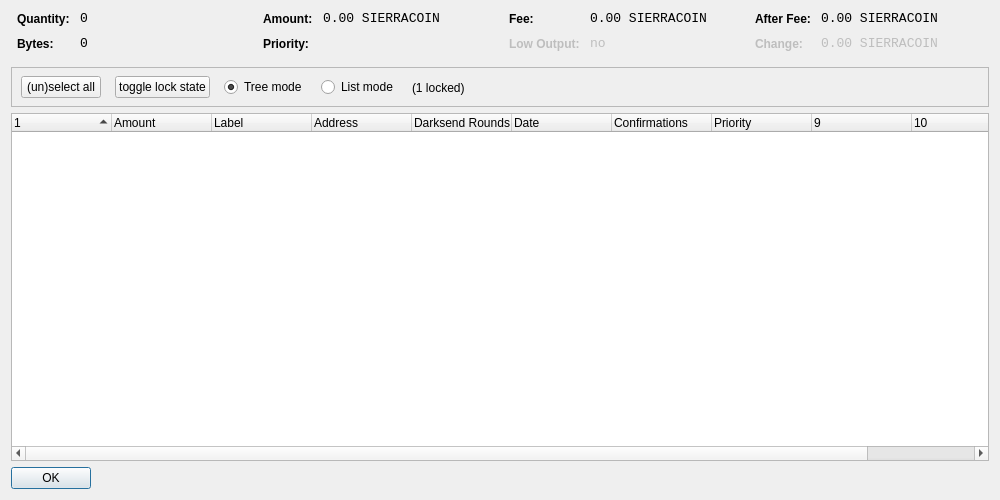
<?xml version="1.0" encoding="UTF-8"?>
<ui version="4.0">
 <class>CoinControlDialog</class>
 <widget class="QDialog" name="CoinControlDialog">
  <property name="geometry">
   <rect>
    <x>0</x>
    <y>0</y>
    <width>1000</width>
    <height>500</height>
   </rect>
  </property>
  <property name="windowTitle">
   <string>Coin Control</string>
  </property>
  <layout class="QVBoxLayout" name="verticalLayout">
   <item>
    <layout class="QHBoxLayout" name="horizontalLayoutTop" stretch="0,0,0,0">
     <property name="topMargin">
      <number>0</number>
     </property>
     <property name="bottomMargin">
      <number>10</number>
     </property>
     <item>
      <layout class="QFormLayout" name="formLayoutCoinControl1">
       <property name="horizontalSpacing">
        <number>10</number>
       </property>
       <property name="verticalSpacing">
        <number>10</number>
       </property>
       <property name="leftMargin">
        <number>6</number>
       </property>
       <property name="rightMargin">
        <number>6</number>
       </property>
       <item row="0" column="0">
        <widget class="QLabel" name="labelCoinControlQuantityText">
         <property name="styleSheet">
          <string notr="true">font-weight:bold;</string>
         </property>
         <property name="text">
          <string>Quantity:</string>
         </property>
        </widget>
       </item>
       <item row="0" column="1">
        <widget class="QLabel" name="labelCoinControlQuantity">
         <property name="font">
          <font>
           <family>Monospace</family>
           <pointsize>10</pointsize>
          </font>
         </property>
         <property name="cursor">
          <cursorShape>IBeamCursor</cursorShape>
         </property>
         <property name="contextMenuPolicy">
          <enum>Qt::ActionsContextMenu</enum>
         </property>
         <property name="text">
          <string notr="true">0</string>
         </property>
         <property name="textInteractionFlags">
          <set>Qt::LinksAccessibleByMouse|Qt::TextSelectableByKeyboard|Qt::TextSelectableByMouse</set>
         </property>
        </widget>
       </item>
       <item row="1" column="0">
        <widget class="QLabel" name="labelCoinControlBytesText">
         <property name="styleSheet">
          <string notr="true">font-weight:bold;</string>
         </property>
         <property name="text">
          <string>Bytes:</string>
         </property>
        </widget>
       </item>
       <item row="1" column="1">
        <widget class="QLabel" name="labelCoinControlBytes">
         <property name="font">
          <font>
           <family>Monospace</family>
           <pointsize>10</pointsize>
          </font>
         </property>
         <property name="cursor">
          <cursorShape>IBeamCursor</cursorShape>
         </property>
         <property name="contextMenuPolicy">
          <enum>Qt::ActionsContextMenu</enum>
         </property>
         <property name="text">
          <string notr="true">0</string>
         </property>
         <property name="textInteractionFlags">
          <set>Qt::LinksAccessibleByMouse|Qt::TextSelectableByKeyboard|Qt::TextSelectableByMouse</set>
         </property>
        </widget>
       </item>
      </layout>
     </item>
     <item>
      <layout class="QFormLayout" name="formLayoutCoinControl2">
       <property name="horizontalSpacing">
        <number>10</number>
       </property>
       <property name="verticalSpacing">
        <number>10</number>
       </property>
       <property name="leftMargin">
        <number>6</number>
       </property>
       <property name="rightMargin">
        <number>6</number>
       </property>
       <item row="0" column="0">
        <widget class="QLabel" name="labelCoinControlAmountText">
         <property name="styleSheet">
          <string notr="true">font-weight:bold;</string>
         </property>
         <property name="text">
          <string>Amount:</string>
         </property>
        </widget>
       </item>
       <item row="0" column="1">
        <widget class="QLabel" name="labelCoinControlAmount">
         <property name="font">
          <font>
           <family>Monospace</family>
           <pointsize>10</pointsize>
          </font>
         </property>
         <property name="cursor">
          <cursorShape>IBeamCursor</cursorShape>
         </property>
         <property name="contextMenuPolicy">
          <enum>Qt::ActionsContextMenu</enum>
         </property>
         <property name="text">
          <string notr="true">0.00 SIERRACOIN</string>
         </property>
         <property name="textInteractionFlags">
          <set>Qt::LinksAccessibleByMouse|Qt::TextSelectableByKeyboard|Qt::TextSelectableByMouse</set>
         </property>
        </widget>
       </item>
       <item row="1" column="0">
        <widget class="QLabel" name="labelCoinControlPriorityText">
         <property name="styleSheet">
          <string notr="true">font-weight:bold;</string>
         </property>
         <property name="text">
          <string>Priority:</string>
         </property>
        </widget>
       </item>
       <item row="1" column="1">
        <widget class="QLabel" name="labelCoinControlPriority">
         <property name="font">
          <font>
           <family>Monospace</family>
           <pointsize>10</pointsize>
          </font>
         </property>
         <property name="cursor">
          <cursorShape>IBeamCursor</cursorShape>
         </property>
         <property name="contextMenuPolicy">
          <enum>Qt::ActionsContextMenu</enum>
         </property>
         <property name="text">
          <string/>
         </property>
         <property name="textInteractionFlags">
          <set>Qt::LinksAccessibleByMouse|Qt::TextSelectableByKeyboard|Qt::TextSelectableByMouse</set>
         </property>
        </widget>
       </item>
      </layout>
     </item>
     <item>
      <layout class="QFormLayout" name="formLayoutCoinControl3">
       <property name="horizontalSpacing">
        <number>10</number>
       </property>
       <property name="verticalSpacing">
        <number>10</number>
       </property>
       <property name="leftMargin">
        <number>6</number>
       </property>
       <property name="rightMargin">
        <number>6</number>
       </property>
       <item row="0" column="0">
        <widget class="QLabel" name="labelCoinControlFeeText">
         <property name="styleSheet">
          <string notr="true">font-weight:bold;</string>
         </property>
         <property name="text">
          <string>Fee:</string>
         </property>
        </widget>
       </item>
       <item row="0" column="1">
        <widget class="QLabel" name="labelCoinControlFee">
         <property name="font">
          <font>
           <family>Monospace</family>
           <pointsize>10</pointsize>
          </font>
         </property>
         <property name="cursor">
          <cursorShape>IBeamCursor</cursorShape>
         </property>
         <property name="contextMenuPolicy">
          <enum>Qt::ActionsContextMenu</enum>
         </property>
         <property name="text">
          <string notr="true">0.00 SIERRACOIN</string>
         </property>
         <property name="textInteractionFlags">
          <set>Qt::LinksAccessibleByMouse|Qt::TextSelectableByKeyboard|Qt::TextSelectableByMouse</set>
         </property>
        </widget>
       </item>
       <item row="1" column="0">
        <widget class="QLabel" name="labelCoinControlLowOutputText">
         <property name="enabled">
          <bool>false</bool>
         </property>
         <property name="styleSheet">
          <string notr="true">font-weight:bold;</string>
         </property>
         <property name="text">
          <string>Low Output:</string>
         </property>
        </widget>
       </item>
       <item row="1" column="1">
        <widget class="QLabel" name="labelCoinControlLowOutput">
         <property name="enabled">
          <bool>false</bool>
         </property>
         <property name="font">
          <font>
           <family>Monospace</family>
           <pointsize>10</pointsize>
          </font>
         </property>
         <property name="cursor">
          <cursorShape>IBeamCursor</cursorShape>
         </property>
         <property name="contextMenuPolicy">
          <enum>Qt::ActionsContextMenu</enum>
         </property>
         <property name="text">
          <string notr="true">no</string>
         </property>
         <property name="textInteractionFlags">
          <set>Qt::LinksAccessibleByMouse|Qt::TextSelectableByKeyboard|Qt::TextSelectableByMouse</set>
         </property>
        </widget>
       </item>
      </layout>
     </item>
     <item>
      <layout class="QFormLayout" name="formLayoutCoinControl4">
       <property name="horizontalSpacing">
        <number>10</number>
       </property>
       <property name="verticalSpacing">
        <number>10</number>
       </property>
       <property name="leftMargin">
        <number>6</number>
       </property>
       <property name="rightMargin">
        <number>6</number>
       </property>
       <item row="0" column="0">
        <widget class="QLabel" name="labelCoinControlAfterFeeText">
         <property name="styleSheet">
          <string notr="true">font-weight:bold;</string>
         </property>
         <property name="text">
          <string>After Fee:</string>
         </property>
        </widget>
       </item>
       <item row="0" column="1">
        <widget class="QLabel" name="labelCoinControlAfterFee">
         <property name="font">
          <font>
           <family>Monospace</family>
           <pointsize>10</pointsize>
          </font>
         </property>
         <property name="cursor">
          <cursorShape>IBeamCursor</cursorShape>
         </property>
         <property name="contextMenuPolicy">
          <enum>Qt::ActionsContextMenu</enum>
         </property>
         <property name="text">
          <string notr="true">0.00 SIERRACOIN</string>
         </property>
         <property name="textInteractionFlags">
          <set>Qt::LinksAccessibleByMouse|Qt::TextSelectableByKeyboard|Qt::TextSelectableByMouse</set>
         </property>
        </widget>
       </item>
       <item row="1" column="0">
        <widget class="QLabel" name="labelCoinControlChangeText">
         <property name="enabled">
          <bool>false</bool>
         </property>
         <property name="styleSheet">
          <string notr="true">font-weight:bold;</string>
         </property>
         <property name="text">
          <string>Change:</string>
         </property>
        </widget>
       </item>
       <item row="1" column="1">
        <widget class="QLabel" name="labelCoinControlChange">
         <property name="enabled">
          <bool>false</bool>
         </property>
         <property name="font">
          <font>
           <family>Monospace</family>
           <pointsize>10</pointsize>
          </font>
         </property>
         <property name="cursor">
          <cursorShape>IBeamCursor</cursorShape>
         </property>
         <property name="contextMenuPolicy">
          <enum>Qt::ActionsContextMenu</enum>
         </property>
         <property name="text">
          <string notr="true">0.00 SIERRACOIN</string>
         </property>
         <property name="textInteractionFlags">
          <set>Qt::LinksAccessibleByMouse|Qt::TextSelectableByKeyboard|Qt::TextSelectableByMouse</set>
         </property>
        </widget>
       </item>
      </layout>
     </item>
    </layout>
   </item>
   <item>
    <widget class="QFrame" name="frame">
     <property name="minimumSize">
      <size>
       <width>0</width>
       <height>40</height>
      </size>
     </property>
     <property name="frameShape">
      <enum>QFrame::StyledPanel</enum>
     </property>
     <property name="frameShadow">
      <enum>QFrame::Sunken</enum>
     </property>
     <widget class="QWidget" name="horizontalLayoutWidget">
      <property name="geometry">
       <rect>
        <x>10</x>
        <y>0</y>
        <width>781</width>
        <height>41</height>
       </rect>
      </property>
      <layout class="QHBoxLayout" name="horizontalLayoutPanel" stretch="0,0,0,0,0">
       <property name="spacing">
        <number>14</number>
       </property>
       <item>
        <widget class="QPushButton" name="pushButtonSelectAll">
         <property name="sizePolicy">
          <sizepolicy hsizetype="Maximum" vsizetype="Fixed">
           <horstretch>0</horstretch>
           <verstretch>0</verstretch>
          </sizepolicy>
         </property>
         <property name="text">
          <string>(un)select all</string>
         </property>
        </widget>
       </item>
        <item>
         <widget class="QPushButton" name="pushButtonToggleLock">
          <property name="sizePolicy">
           <sizepolicy hsizetype="Maximum" vsizetype="Fixed">
            <horstretch>0</horstretch>
            <verstretch>0</verstretch>
           </sizepolicy>
          </property>
          <property name="text">
           <string>toggle lock state</string>
          </property>
          <property name="autoDefault">
           <bool>false</bool>
          </property>
         </widget>
        </item>
       <item>
        <widget class="QRadioButton" name="radioTreeMode">
         <property name="sizePolicy">
          <sizepolicy hsizetype="Maximum" vsizetype="Fixed">
           <horstretch>0</horstretch>
           <verstretch>0</verstretch>
          </sizepolicy>
         </property>
         <property name="text">
          <string>Tree mode</string>
         </property>
         <property name="checked">
          <bool>true</bool>
         </property>
        </widget>
       </item>
       <item>
        <widget class="QRadioButton" name="radioListMode">
         <property name="sizePolicy">
          <sizepolicy hsizetype="Maximum" vsizetype="Fixed">
           <horstretch>0</horstretch>
           <verstretch>0</verstretch>
          </sizepolicy>
         </property>
         <property name="text">
          <string>List mode</string>
         </property>
        </widget>
       </item>
        <item>
         <widget class="QLabel" name="labelLocked">
          <property name="text">
           <string>(1 locked)</string>
          </property>
         </widget>
        </item>
       <item>
        <spacer name="horizontalSpacer">
         <property name="orientation">
          <enum>Qt::Horizontal</enum>
         </property>
         <property name="sizeHint" stdset="0">
          <size>
           <width>40</width>
           <height>20</height>
          </size>
         </property>
        </spacer>
       </item>
      </layout>
     </widget>
    </widget>
   </item>
   <item>
    <widget class="CoinControlTreeWidget" name="treeWidget">
     <property name="contextMenuPolicy">
      <enum>Qt::CustomContextMenu</enum>
     </property>
     <property name="sortingEnabled">
      <bool>false</bool>
     </property>
     <property name="columnCount">
      <number>11</number>
     </property>
     <attribute name="headerShowSortIndicator" stdset="0">
      <bool>true</bool>
     </attribute>
     <attribute name="headerStretchLastSection">
      <bool>false</bool>
     </attribute>
     <column>
      <property name="text">
       <string/>
      </property>
     </column>
     <column>
      <property name="text">
       <string>Amount</string>
      </property>
     </column>
     <column>
      <property name="text">
       <string>Label</string>
      </property>
     </column>
     <column>
      <property name="text">
       <string>Address</string>
      </property>
     </column>
     <column>
      <property name="text">
       <string>Darksend Rounds</string>
      </property>
    </column>
     <column>
      <property name="text">
       <string>Date</string>
      </property>
     </column>
     <column>
      <property name="text">
       <string>Confirmations</string>
      </property>
      <property name="toolTip">
       <string>Confirmed</string>
      </property>
     </column>
     <column>
      <property name="text">
       <string>Priority</string>
      </property>
     </column>
     <column>
      <property name="text">
       <string/>
      </property>
     </column>
     <column>
      <property name="text">
       <string/>
      </property>
     </column>
     <column>
      <property name="text">
       <string/>
      </property>
     </column>
     <column>
      <property name="text">
       <string/>
      </property>
     </column>
    </widget>
   </item>
   <item>
    <widget class="QDialogButtonBox" name="buttonBox">
     <property name="sizePolicy">
      <sizepolicy hsizetype="Maximum" vsizetype="Fixed">
       <horstretch>0</horstretch>
       <verstretch>0</verstretch>
      </sizepolicy>
     </property>
     <property name="orientation">
      <enum>Qt::Horizontal</enum>
     </property>
     <property name="standardButtons">
      <set>QDialogButtonBox::Ok</set>
     </property>
    </widget>
   </item>
  </layout>
 </widget>
 <customwidgets>
  <customwidget>
   <class>CoinControlTreeWidget</class>
   <extends>QTreeWidget</extends>
   <header>coincontroltreewidget.h</header>
  </customwidget>
 </customwidgets>
 <resources/>
 <connections/>
</ui>
